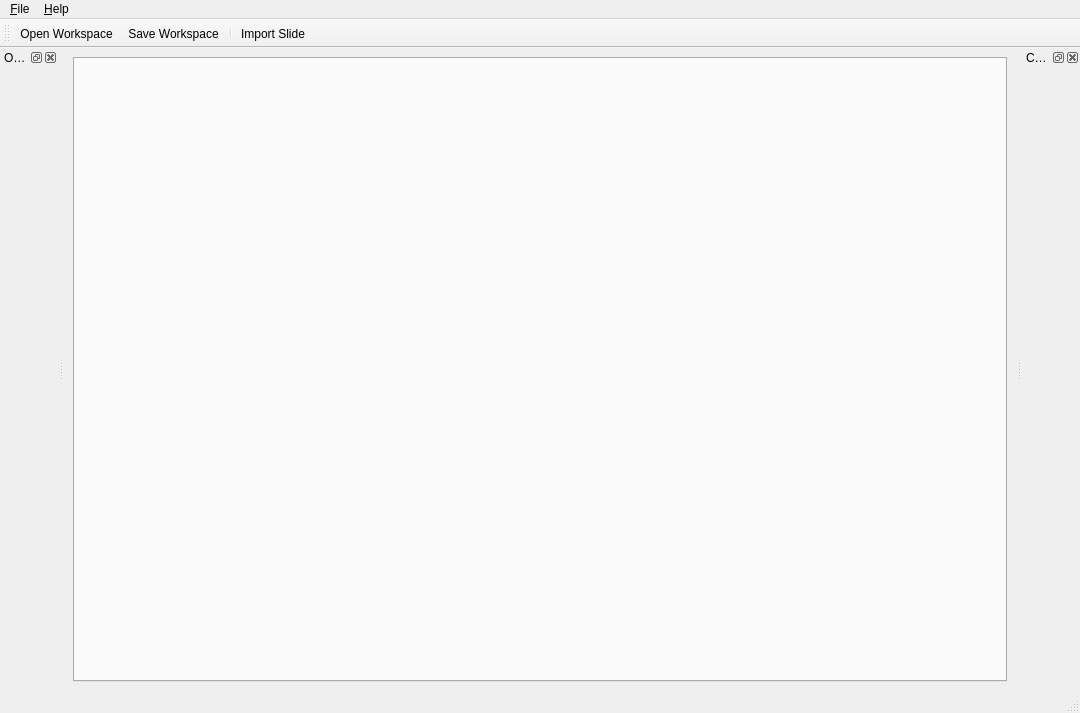
<?xml version="1.0" encoding="UTF-8"?>
<ui version="4.0">
 <class>MainWindow</class>
 <widget class="QMainWindow" name="MainWindow">
  <property name="geometry">
   <rect>
    <x>0</x>
    <y>0</y>
    <width>1080</width>
    <height>713</height>
   </rect>
  </property>
  <property name="windowTitle">
   <string>HistoSlider</string>
  </property>
  <widget class="QWidget" name="centralWidget">
   <layout class="QVBoxLayout" name="verticalLayoutCentral">
    <item>
     <widget class="QTabWidget" name="tabWidget">
      <property name="currentIndex">
       <number>-1</number>
      </property>
      <property name="documentMode">
       <bool>false</bool>
      </property>
      <property name="movable">
       <bool>true</bool>
      </property>
      <property name="tabBarAutoHide">
       <bool>false</bool>
      </property>
     </widget>
    </item>
   </layout>
  </widget>
  <widget class="QMenuBar" name="menuBar">
   <property name="geometry">
    <rect>
     <x>0</x>
     <y>0</y>
     <width>1080</width>
     <height>22</height>
    </rect>
   </property>
   <widget class="QMenu" name="menuFile">
    <property name="title">
     <string>&amp;File</string>
    </property>
    <addaction name="actionOpenWorkspace"/>
    <addaction name="actionSaveWorkspace"/>
    <addaction name="separator"/>
    <addaction name="actionImportSlide"/>
    <addaction name="separator"/>
    <addaction name="actionExit"/>
   </widget>
   <widget class="QMenu" name="menuHelp">
    <property name="title">
     <string>&amp;Help</string>
    </property>
    <addaction name="actionAbout"/>
   </widget>
   <addaction name="menuFile"/>
   <addaction name="menuHelp"/>
  </widget>
  <widget class="QStatusBar" name="statusBar"/>
  <widget class="QToolBar" name="toolBar">
   <property name="windowTitle">
    <string>toolBar</string>
   </property>
   <attribute name="toolBarArea">
    <enum>TopToolBarArea</enum>
   </attribute>
   <attribute name="toolBarBreak">
    <bool>false</bool>
   </attribute>
   <addaction name="actionOpenWorkspace"/>
   <addaction name="actionSaveWorkspace"/>
   <addaction name="separator"/>
   <addaction name="actionImportSlide"/>
  </widget>
  <widget class="QDockWidget" name="dockWidgetOverview">
   <property name="windowTitle">
    <string>Overview</string>
   </property>
   <attribute name="dockWidgetArea">
    <number>1</number>
   </attribute>
   <widget class="QWidget" name="dockWidgetContentsOverview">
    <layout class="QVBoxLayout" name="verticalLayoutOverview"/>
   </widget>
  </widget>
  <widget class="QDockWidget" name="dockWidgetChannels">
   <property name="windowTitle">
    <string>Channels</string>
   </property>
   <attribute name="dockWidgetArea">
    <number>2</number>
   </attribute>
   <widget class="QWidget" name="dockWidgetContentsChannels">
    <layout class="QVBoxLayout" name="verticalLayoutChannels"/>
   </widget>
  </widget>
  <action name="actionExit">
   <property name="icon">
    <iconset resource="../../resources/resources.qrc">
     <normaloff>:/icons/exit.png</normaloff>:/icons/exit.png</iconset>
   </property>
   <property name="text">
    <string>E&amp;xit</string>
   </property>
   <property name="shortcutVisibleInContextMenu">
    <bool>false</bool>
   </property>
  </action>
  <action name="actionAbout">
   <property name="icon">
    <iconset resource="../../resources/resources.qrc">
     <normaloff>:/icons/icons8-about-16.png</normaloff>:/icons/icons8-about-16.png</iconset>
   </property>
   <property name="text">
    <string>About</string>
   </property>
  </action>
  <action name="actionImportSlide">
   <property name="icon">
    <iconset resource="../../resources/resources.qrc">
     <normaloff>:/icons/icons8-import-16.png</normaloff>:/icons/icons8-import-16.png</iconset>
   </property>
   <property name="text">
    <string>Import Slide</string>
   </property>
   <property name="toolTip">
    <string>Import slide...</string>
   </property>
  </action>
  <action name="actionOpenWorkspace">
   <property name="icon">
    <iconset resource="../../resources/resources.qrc">
     <normaloff>:/icons/icons8-opened-folder-16.png</normaloff>:/icons/icons8-opened-folder-16.png</iconset>
   </property>
   <property name="text">
    <string>Open Workspace</string>
   </property>
   <property name="toolTip">
    <string>Open workspace...</string>
   </property>
  </action>
  <action name="actionSaveWorkspace">
   <property name="icon">
    <iconset resource="../../resources/resources.qrc">
     <normaloff>:/icons/icons8-save-16.png</normaloff>:/icons/icons8-save-16.png</iconset>
   </property>
   <property name="text">
    <string>Save Workspace</string>
   </property>
   <property name="toolTip">
    <string>Save workspace...</string>
   </property>
  </action>
  <zorder>dockWidgetSettings</zorder>
  <zorder>dockWidgetChannels</zorder>
 </widget>
 <resources>
  <include location="../../resources/resources.qrc"/>
 </resources>
 <connections/>
</ui>
